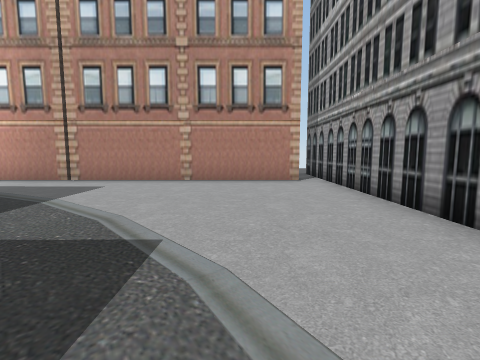
view 1 (above)

19 first-person views from a walk through a scene from a Unity 3-D project. The camera is 1.3 m above the floor, tilts 6° down and sees 85° across. The floor is counted in squares, 1.63 m on a side. Each view is taken from the middle of a square. On the plan, view 1 faces up. The plan holds only what a view shows up to about 10 squares ahead; the rest is blank. The place goes on beyond the plan. The player character is not drawn. Some animated figures are left out. Some surface patterns are stand-ins.

view 2
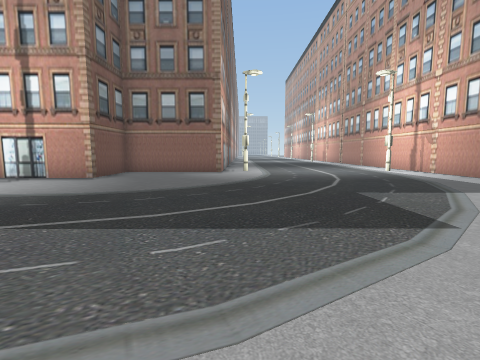

view 3
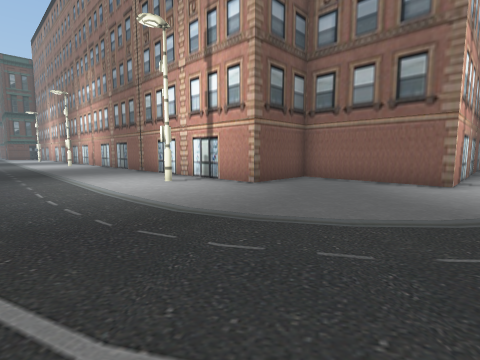

view 4
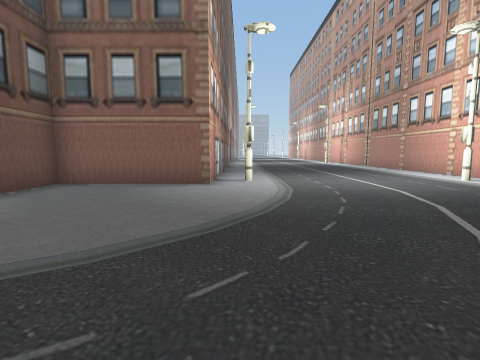

view 5
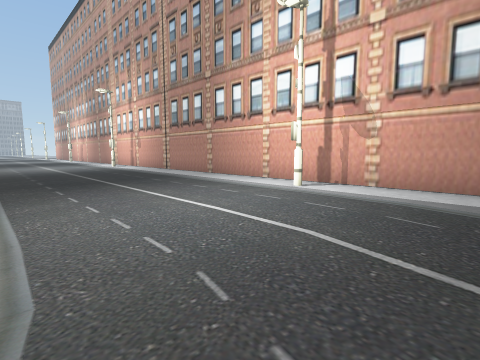

view 6
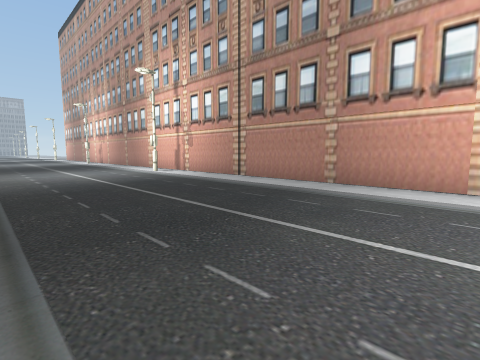

view 7
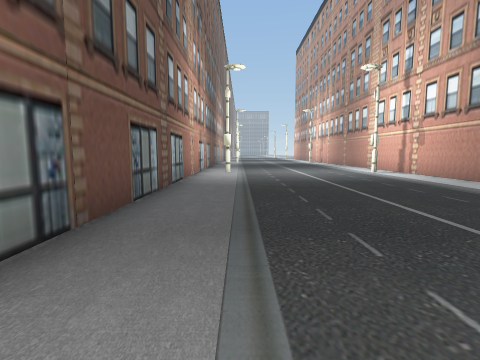

view 8
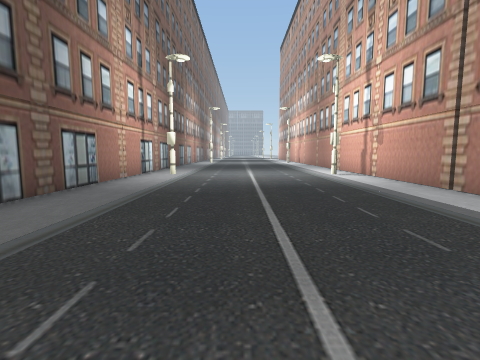

view 9
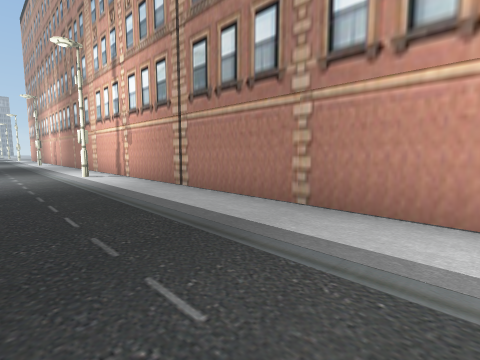

view 10
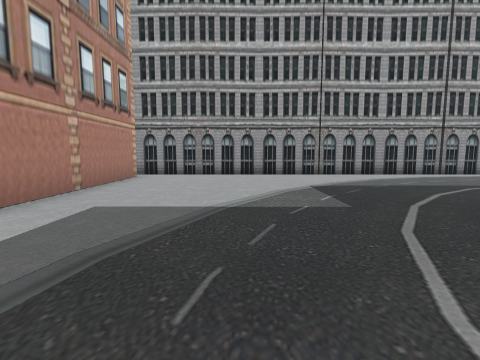

view 11
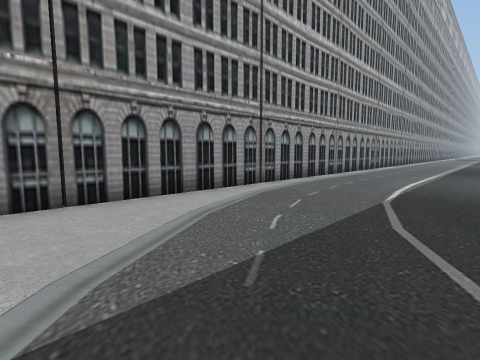

view 12
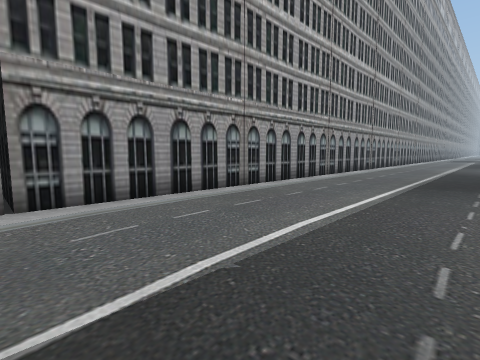

view 13
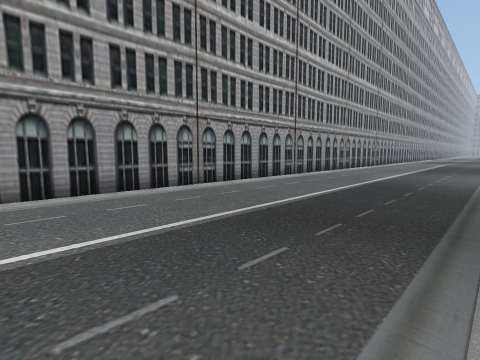

view 14
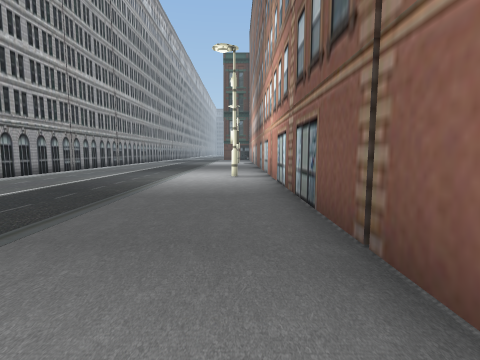

view 15
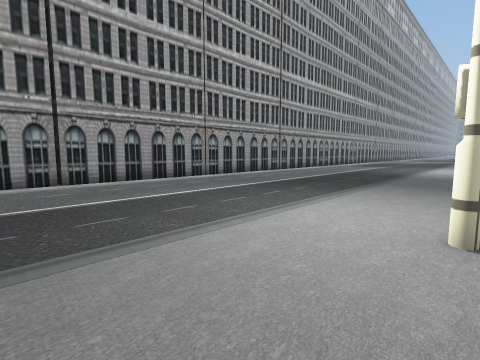

view 16
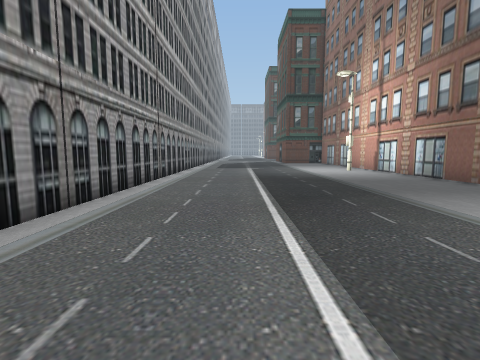

view 17
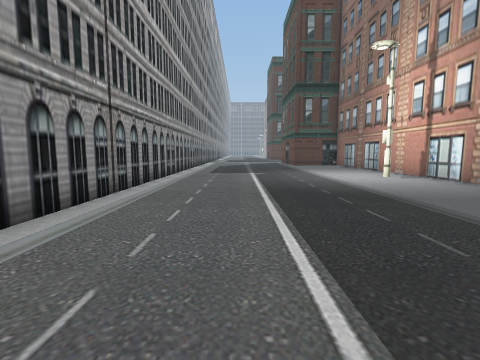

view 18
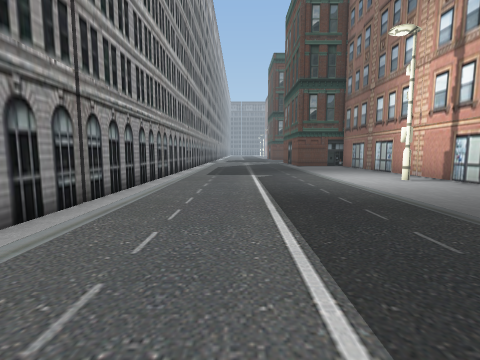

view 19
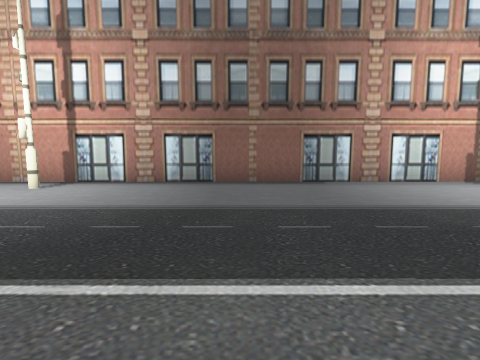

### Floor plan
Key: @ floor where view 1 was taken; # wall or solid block; . floor; B building.
Columns run from 22 left of view 1 to 8 right of it. Each row starts with its distance up from view 1.
 10                          B
  9                         .#
  8 ########################.#
  7 B...............B........#
  6 .........................#
  5 .........................B
  4 .........................#
  3 .........................#
  2 .........................#
  1 .........................B
  0 ......................@..#
 -1 ########B####B...........#
 -2             ##...........#
 -3              #...........B
 -4              #...........#
 -5              ####........#
 -6                 #........#
 -7                 #........#
 -8                 #........B
 -9                 #........#
-10                 #........#
-11                 #........#
-12                 #........B
-13                 #........#
-14                 #........#
-15                 #........#
-16                 #........BBBBBB
-17                 #........#
-18                 #........#
-19                 #........#
-20                 #........#
-21                 #........BB
-22                 #........#
-23                 #........#
-24                 #........#
-25                 #........B
-26                 #........#
-27                 #........#
-28                 #........#
-29                 #........
-30                 #........B
-31                 B........#

Where each view was taken, in squares from view 1:
view 1: 0 up, 0 right, facing up
view 2: 0 up, 2 right, facing left
view 3: 0 up, 1 left, facing down-left
view 4: 0 up, 2 left, facing left
view 5: 1 up, 6 left, facing up-left
view 6: 1 up, 11 left, facing up-left
view 7: 1 up, 11 left, facing left
view 8: 3 up, 12 left, facing left
view 9: 4 up, 12 left, facing up-left
view 10: 4 up, 7 left, facing right
view 11: 2 up, 2 left, facing down-right
view 12: 3 down, 2 left, facing down-right
view 13: 8 down, 3 left, facing down-right
view 14: 9 down, 5 left, facing down
view 15: 15 down, 5 left, facing down-right
view 16: 17 down, 0 right, facing down
view 17: 20 down, 0 right, facing down
view 18: 21 down, 0 right, facing down
view 19: 24 down, 1 right, facing left
